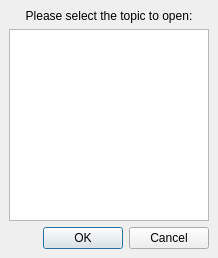
<ui version="4.0" >
 <class>DialogTopicSelector</class>
 <widget class="QDialog" name="DialogTopicSelector" >
  <property name="geometry" >
   <rect>
    <x>0</x>
    <y>0</y>
    <width>218</width>
    <height>258</height>
   </rect>
  </property>
  <property name="windowTitle" >
   <string>Multiple topics</string>
  </property>
  <layout class="QVBoxLayout" >
   <property name="margin" >
    <number>9</number>
   </property>
   <property name="spacing" >
    <number>6</number>
   </property>
   <item>
    <widget class="QLabel" name="label" >
     <property name="text" >
      <string>Please select the topic to open:</string>
     </property>
     <property name="alignment" >
      <set>Qt::AlignCenter</set>
     </property>
    </widget>
   </item>
   <item>
    <widget class="QListWidget" name="list" />
   </item>
   <item>
    <widget class="QDialogButtonBox" name="buttonBox" >
     <property name="orientation" >
      <enum>Qt::Horizontal</enum>
     </property>
     <property name="standardButtons" >
      <set>QDialogButtonBox::Cancel|QDialogButtonBox::NoButton|QDialogButtonBox::Ok</set>
     </property>
    </widget>
   </item>
  </layout>
 </widget>
 <layoutdefault spacing="6" margin="11" />
 <pixmapfunction>qPixmapFromMimeSource</pixmapfunction>
 <resources/>
 <connections>
  <connection>
   <sender>buttonBox</sender>
   <signal>accepted()</signal>
   <receiver>DialogTopicSelector</receiver>
   <slot>accept()</slot>
   <hints>
    <hint type="sourcelabel" >
     <x>66</x>
     <y>330</y>
    </hint>
    <hint type="destinationlabel" >
     <x>-3</x>
     <y>275</y>
    </hint>
   </hints>
  </connection>
  <connection>
   <sender>buttonBox</sender>
   <signal>rejected()</signal>
   <receiver>DialogTopicSelector</receiver>
   <slot>reject()</slot>
   <hints>
    <hint type="sourcelabel" >
     <x>151</x>
     <y>327</y>
    </hint>
    <hint type="destinationlabel" >
     <x>277</x>
     <y>293</y>
    </hint>
   </hints>
  </connection>
 </connections>
</ui>
